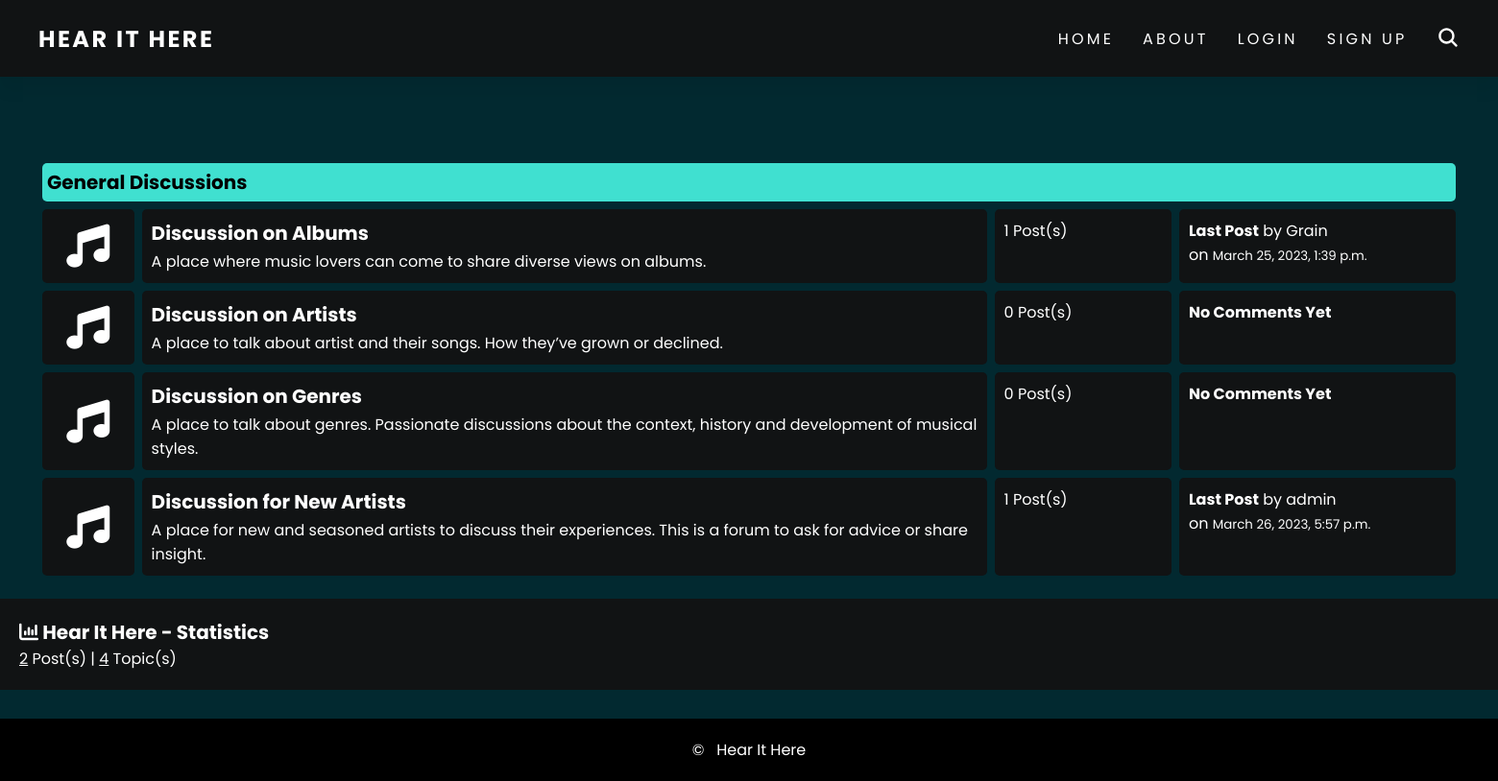
The page / on the database its author committed.
### forum/models.py (models this page shows, shortened)
class Category(models.Model):
    title = models.CharField(max_length=50, unique=True, null=False)
    content = models.CharField(max_length=500, null=True)

class Post(models.Model):
    title = models.CharField(max_length=100, unique=True, null=False)
    description = models.TextField(null=False)
    time = models.DateTimeField(auto_now_add=True)
    user = models.ForeignKey(CustomUser, on_delete=models.CASCADE)
    category = models.ForeignKey(Category, on_delete=models.CASCADE)

### account/models.py (models this page shows, shortened)
class CustomUser(AbstractBaseUser, PermissionsMixin):
    email = models.EmailField(max_length=255, null=False, unique=True)
    username = models.CharField(max_length=50, null=False, unique=True)
    birthday = models.DateField(null=False)
    date_joined = models.DateTimeField(auto_now_add=True)
    is_staff = models.BooleanField(default=False)
    is_active = models.BooleanField(default=False)
    is_mod = models.BooleanField(default=False)
    USERNAME_FIELD = 'username'
    REQUIRED_FIELDS = ['email', 'birthday']
    objects = CustomUserManager()

### homepage/views.py (the view)
# urls.py: path('', views.home_response, name='home'),
def home_response(request):
    categories = Category.objects.all()
    total = 0
    for category in categories:
        total += category.post_set.count()
    return render(request, 'index.html', {'categories': categories, 'total': total})

### homepage/templates/index.html (shortened to what this page needs)
{% extends 'templates/base.html' %}
{% block content %}
<div class = "container">
    <div class = "subforum">
        <div class = "subforum-title">
            <h1>General Discussions</h1>
        </div>
        {% for category in categories %}
            <div class = "subforum-row">
                <div class = "subforum-icon subforum-column center">
                    <i class="fa-solid fa-music"></i>
                </div>
                <div class = "subforum-description subforum-column">
                    <h1><a href="{% url 'forum:posts' category_id=category.id %}">{{ category.title }}</a></h1>
                    <p class="content-p">{{ category.content }}</p>
                </div>
                <div class = "subforum-stats subforum-column">
                    <span>{{ category.post_set.count }} Post(s)</span>
                </div>
                <div class = "subforum-info subforum-column">
                    {% if category.post_set.last %}
                        <b><a class="last-post" href="{% url 'forum:view_post' category_id=category.id post_id=category.post_set.last.id%}">
                            Last Post</a></b> by
                        <a class="last-post" href="{% url 'account:profile' username=category.post_set.last.user.username %}">
                            {{ category.post_set.last.user.username }}</a>
                        <br>
                        on <small>{{ category.post_set.last.time  }}</small>
                    {% else %}
                        <b><a>No Comments Yet</a></b>
                    {% endif %}
                </div>
            </div>
        {% endfor %}
    </div>
</div>
<div class = "forum-info">
    <div class = "chart">
        <i class = "fa fa-bar-chart"></i> Hear It Here - Statistics &nbsp;
    </div>
    <div>
      <span><u>{{ total }}</u> Post(s) |
          <u>{{ categories|length }}</u> Topic(s)</span>
    </div>
</div>
{% endblock %}

### static/css/style.css (style rules this page uses)
* { margin: 0; padding: 0; box-sizing: border-box; }
body { font-family: 'Poppins'; min-height: 100vh; background: rgb(2, 41, 48) 100%; overflow-x: hidden; color: #fff; }
a { color: #fff; text-decoration: none; }
h1 { font-size: 20px; font-weight: bolder; }
.container { margin: 0 20px; padding-bottom: 20px !important; padding: 0 20px; }
.subforum { margin-top: 20px; }
.subforum-title { background: #40E0D0; padding: 5px; border-radius: 5px; margin: 4px; color: black; }
.subforum-description { margin-block: 0; }
.subforum-row { display: grid; grid-template-columns: 7% 60% 13% 20% }
.subforum-column { padding: 10px; margin: 4px; border-radius: 5px; background-color: #111314; }
.subforum-description h1 a { display: inline-block; position: relative; padding-bottom: 2px; }
.subforum-description h1 a::before { content: ""; position: absolute; height: 2px; left: 0; bottom: 0; width: 0; background: #40E0D0; transition: width 0.25s ease-out; }
.center { display: flex; justify-content: center; align-items: center; }
.subforum-icon { font-size: 45px; }
.forum-info { padding: 20px; background-color: #111314; }
.chart { font-size: 20px; font-weight: bold; }

### rows shown on the page
Category: title "Discussion on Albums", content "A place where music lovers can come to share diverse views on albums.", post_set.count "1", post_set.last.user.username "Grain", post_set.last.time "March 25, 2023, 1:39 p.m."
Category: title "Discussion on Artists", content "A place to talk about artist and their songs. How they’ve grown or declined.", post_set.count "0", shows "No Comments Yet"
Category: title "Discussion on Genres", content "A place to talk about genres. Passionate discussions about the context, history and development of musical styles.", post_set.count "0", shows "No Comments Yet"
Category: title "Discussion for New Artists", content "A place for new and seasoned artists to discuss their experiences. This is a forum to ask for advice or share insight.", post_set.count "1", post_set.last.user.username "admin", post_set.last.time "March 26, 2023, 5:57 p.m."

### other values the page prints
{{ total }} "2"
{{ categories|length }} "4"
